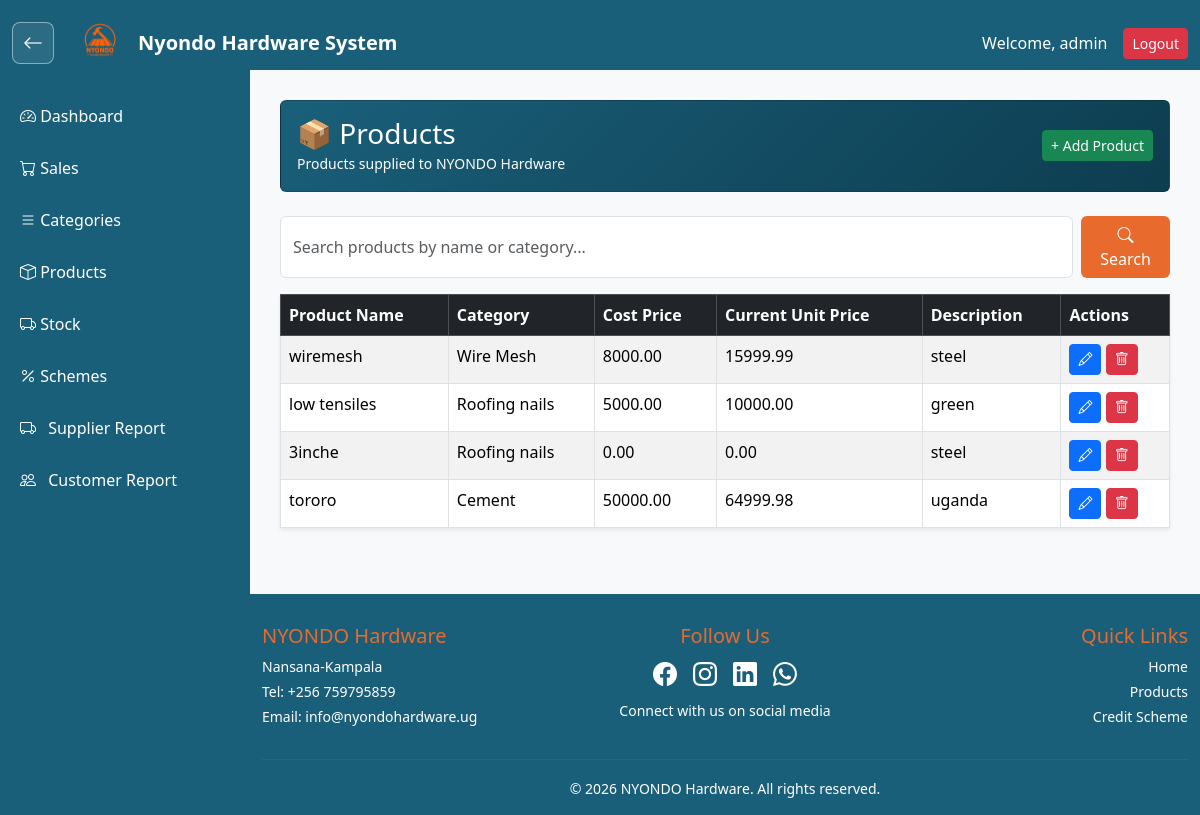
Before: /saleapp/products/ (signed in) with the older database file.
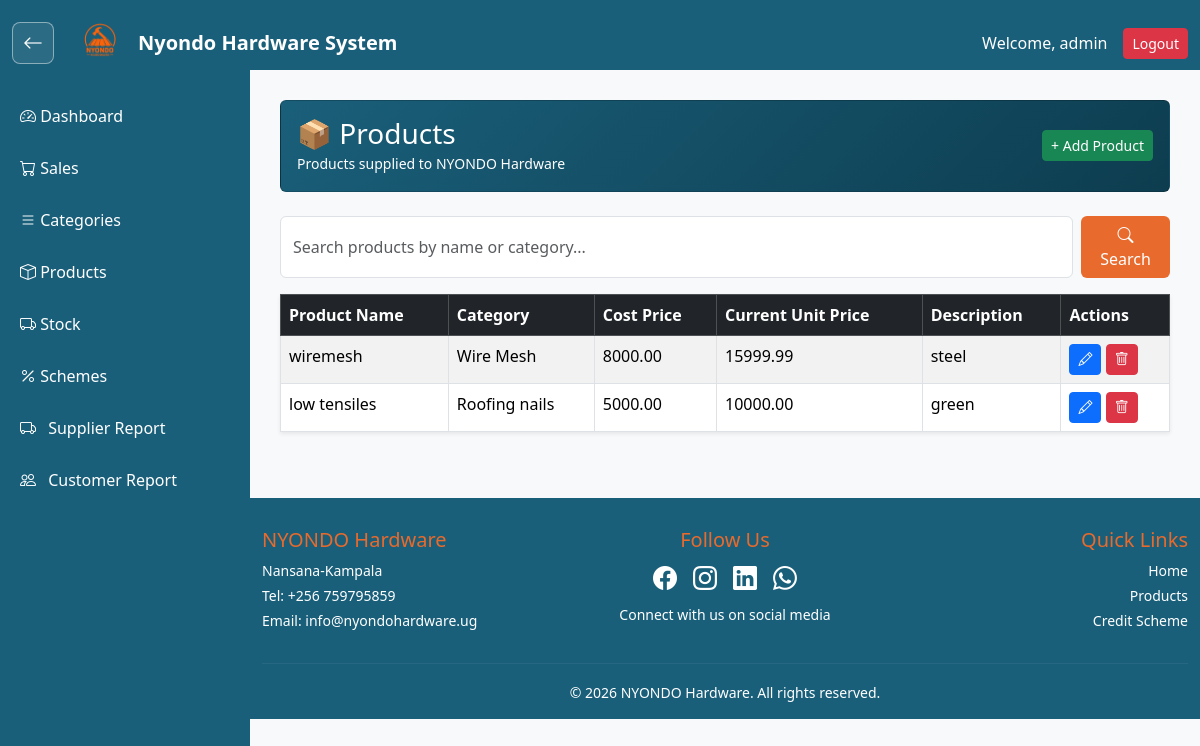
After: the same page with the newer database file.
### saleapp/models.py (models this page shows, shortened)
class Product(models.Model):
    category_name = models.ForeignKey(Category, on_delete=models.CASCADE)
    product_name = models.CharField(max_length=100)
    cost_price = models.DecimalField(max_digits=10, decimal_places=2, default=0)
    unit_price = models.DecimalField(max_digits=10, decimal_places=2, default=0)
    description = models.TextField()

class Category(models.Model):
    category_name = models.CharField(max_length=100, unique=True)
    slug = models.SlugField(unique=True)

### saleapp/views.py (the view)
# urls.py: path("products/", views.product_list, name="product_list"),
@login_required
def product_list(request):
    search_query = request.GET.get('search', '').strip()
    products = Product.objects.all()
    if search_query:
        products = products.filter(
            Q(product_name__icontains=search_query) |
            Q(category_name__category_name__icontains=search_query) |
            Q(description__icontains=search_query)
        )
    return render(request, "product_list.html", {
        'products': products,
        'search_query': search_query
    })

### saleapp/templates/product_list.html (shortened to what this page needs)
{% extends 'base.html' %}
{% block content %}
<div class="card mb-4" style="background: linear-gradient(135deg, #1a5f7a 0%, #0d3d4f 100%); color: white;">
    <div class="card-body">
        <div class="d-flex justify-content-between align-items-center">
            <div>
                <h3 class="mb-0">📦 Products</h3>
                <small>Products supplied to NYONDO Hardware</small>
            </div>
            <a href="{% url 'create_product' %}" class="btn btn-success btn-sm">+ Add Product</a>
        </div>
    </div>
</div>
<form method="GET" class="d-flex mb-3">
    <input type="text" name="search" class="form-control me-2"
           placeholder="Search products by name or category..." value="{{ search_query }}">
    <button type="submit" class="btn" style="background-color: #e86a2c; color: white;">
        <i class="bi bi-search"></i> Search
    </button>
</form>
<table class="table table-bordered table-striped shadow-sm">
    <thead class="table-dark">
        <tr>
            <th>Product Name</th>
            <th>Category</th>
            <th>Cost Price</th>
            <th>Current Unit Price</th>
            <th>Description</th>
            <th>Actions</th>
        </tr>
    </thead>
    <tbody>
        {% for product in products %}
        <tr>
            <td>{{ product.product_name }}</td>
            <td>{{ product.category_name.category_name }}</td>
            <td>{{ product.cost_price }}</td>
            <td>{{ product.unit_price }}</td>
            <td>{{ product.description|truncatechars:50 }}</td>
            <td>
                <a href="{% url 'edit_product' product.id %}" class="btn btn-primary btn-sm">
                    <i class="bi bi-pencil"></i>
                </a>
                <a href="{% url 'delete_product' product.id %}" class="btn btn-danger btn-sm">
                    <i class="bi bi-trash"></i>
                </a>
            </td>
            </tr>
        {% empty %}
        <tr>
            <td colspan="6" class="text-center text-danger">
                <i class="bi bi-search"></i> No products found matching "{{ search_query }}"
            </td>
            </tr>
        {% endfor %}
    </tbody>
</table>
{% endblock %}

Changed rows visible on the page:
removed Product: product_name "3inche", category_name.category_name "Roofing nails", cost_price "0.00", unit_price "0.00", description "steel"
removed Product: product_name "tororo", category_name.category_name "Cement", cost_price "50000.00", unit_price "64999.98", description "uganda"
